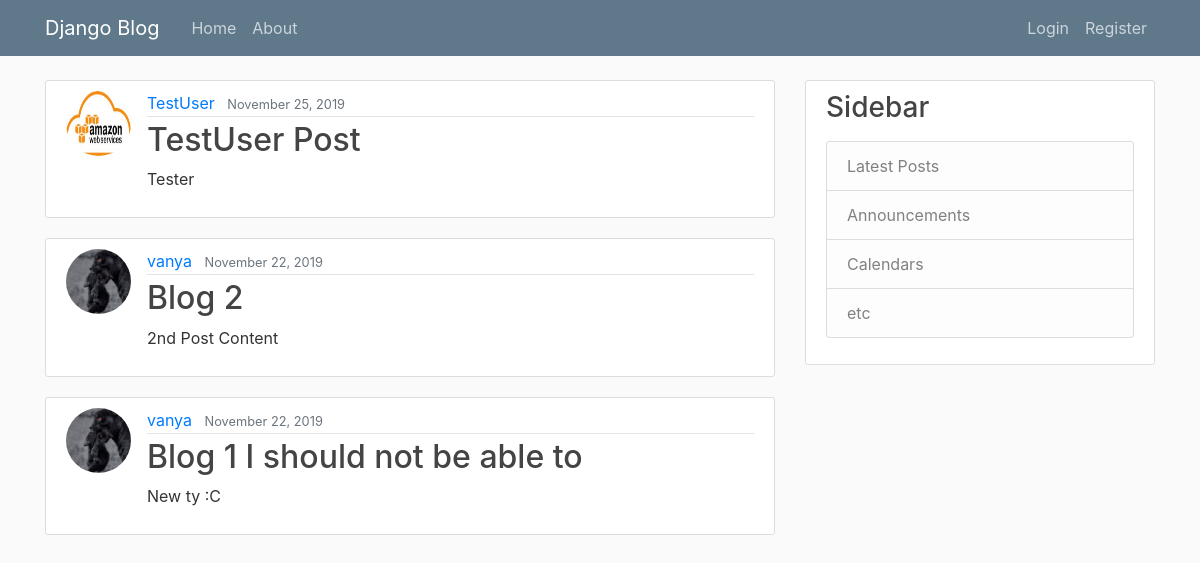
The page / on the database its author committed.
### blog/models.py (models this page shows, shortened)
class Post(models.Model):
    title = models.CharField(max_length=100)
    content = models.TextField()
    date_posted = models.DateTimeField(default=timezone.now)
    author = models.ForeignKey(User, on_delete=models.CASCADE)

### users/models.py (models this page shows, shortened)
class Profile(models.Model):
    user = models.OneToOneField(User, on_delete=models.CASCADE)
    image = models.ImageField(default='default.jpg', upload_to='profile_pics')

### blog/views.py (the view)
# urls.py: path('', PostListView.as_view(), name='blog-home'),
class PostListView(ListView):
    model = Post
    template_name = 'blog/home.html' # <app>/<model>_<viewtype>.html
    context_object_name = 'posts'
    ordering = ['-date_posted']

### blog/templates/blog/home.html
{% extends "blog/base.html" %}
{% block content%}
    {% for post in posts %}
        <article class="media content-section">
          <img class="rounded-circle article-img" src="{{ post.author.profile.image.url }}" alt="">
          <div class="media-body">
            <div class="article-metadata">
              <a class="mr-2" href="#">{{ post.author }}</a>
              <small class="text-muted">{{ post.date_posted|date:"F d, Y" }}</small>
            </div>
            <h2><a class="article-title" href="{% url 'post-detail' post.id %}">{{ post.title }}</a></h2>
            <p class="article-content">{{ post.content }}</p>
          </div>
        </article>
    {% endfor %}
{% endblock content %}

### blog/templates/blog/base.html (shortened to what this page needs)
{% load static %}
<!DOCTYPE html>
<html lang="en">
  <head>
    <link rel="stylesheet" href="https://maxcdn.bootstrapcdn.com/bootstrap/4.0.0/css/bootstrap.min.css">
    <link rel="stylesheet" href="{% static 'blog/main.css' %}">
  </head>
  <body>
      <header class="site-header">
          <nav class="navbar navbar-expand-md navbar-dark bg-steel fixed-top">
              <div class="container">
                  <a class="navbar-brand mr-4" href="{% url 'blog-home' %}">Django Blog</a>
                  <div class="collapse navbar-collapse" id="navbarToggle">
                      <div class="navbar-nav mr-auto">
                          <a class="nav-item nav-link" href="{% url 'blog-home' %}">Home</a>
                          <a class="nav-item nav-link" href="{% url 'blog-about' %}">About</a>
                      </div>
                    <div class="navbar-nav">
                        {% if user.is_authenticated %}
                            <a class="nav-item nav-link" href="{% url 'post-create' %}">New Post</a>
                            <a class="nav-item nav-link" href="{% url 'profile' %}">Profile</a>
                            <a class="nav-item nav-link" href="{% url 'logout' %}">Logout</a>
                        {% else %}
                            <a class="nav-item nav-link" href="{% url 'login' %}">Login</a>
                            <a class="nav-item nav-link" href="{% url 'register' %}">Register</a>
                        {% endif %}
                    </div>
                </div>
            </div>
        </nav>
    </header>
    <main role="main" class="container">
      <div class="row">
        <div class="col-md-8">
          {% block content %}{% endblock %}
        </div>
        <div class="col-md-4">
          <div class="content-section">
            <h3>Sidebar</h3>
            <p class='text-muted'>
              <ul class="list-group">
                <li class="list-group-item list-group-item-light">Latest Posts</li>
                <li class="list-group-item list-group-item-light">Announcements</li>
                <li class="list-group-item list-group-item-light">Calendars</li>
                <li class="list-group-item list-group-item-light">etc</li>
              </ul>
            </p>
          </div>
        </div>
      </div>
    </main>
  </body>
</html>

### blog/static/blog/main.css (style rules this page uses)
body { background: #fafafa; color: #333333; margin-top: 5rem; }
h1, h2, h3, h4, h5, h6 { color: #444444; }
ul { margin: 0; }
.bg-steel { background-color: #5f788a; }
.site-header .navbar-nav .nav-link { color: #cbd5db; }
.content-section { background: #ffffff; padding: 10px 20px; border: 1px solid #dddddd; border-radius: 3px; margin-bottom: 20px; }
.article-title { color: #444444; }
.article-content { white-space: pre-line; }
.article-img { height: 65px; width: 65px; margin-right: 16px; }
.article-metadata { padding-bottom: 1px; margin-bottom: 4px; border-bottom: 1px solid #e3e3e3 }

### rows shown on the page
Post: author.profile.image (placeholder picture), author "TestUser", date_posted "November 25, 2019", title "TestUser Post", content "Tester"
Post: author.profile.image (picture), author "vanya", date_posted "November 22, 2019", title "Blog 2", content "2nd Post Content"
Post: author.profile.image (picture), author "vanya", date_posted "November 22, 2019", title "Blog 1 I should not be able to", content "New ty :C"
